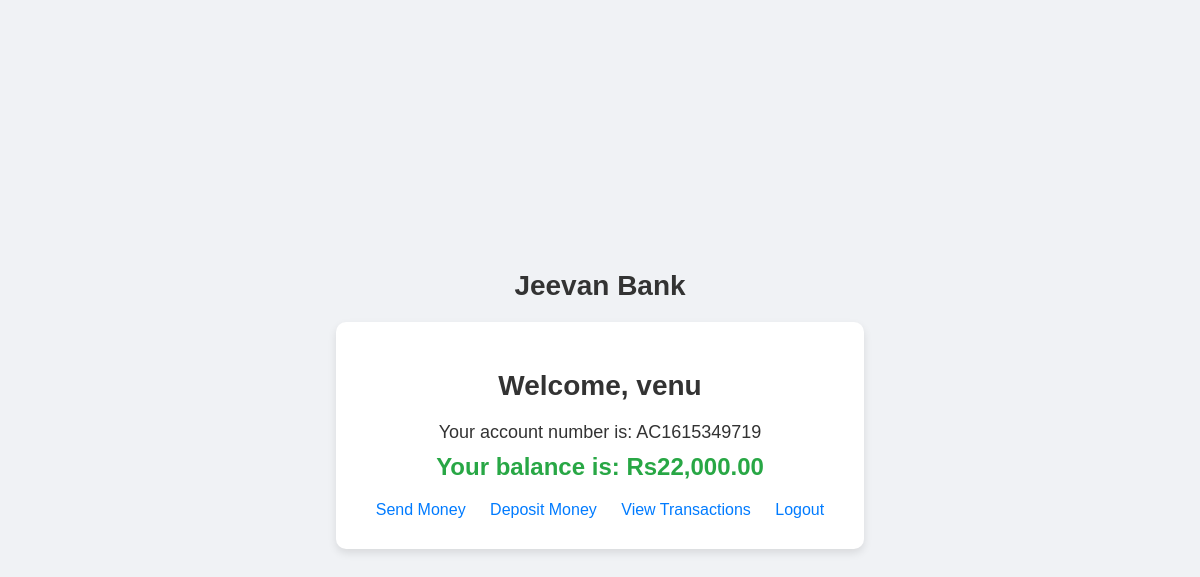
Page /22715A0510/dashboard.php (signed in) on the committed database.
### tables this page shows
CREATE TABLE `users` (
  `id` int(11) NOT NULL,
  `username` varchar(50) NOT NULL,
  `password` varchar(255) NOT NULL,
  `email` varchar(100) NOT NULL,
  `balance` decimal(10,2) DEFAULT 0.00,
  `account_number` varchar(20) NOT NULL
);

### 22715A0510/dashboard.php (the view, shortened to what this page needs)
<?php
require 'config.php';
$user_id = $_SESSION['user_id'];
$stmt = $conn->prepare("SELECT username, balance, account_number FROM users WHERE id = ?");
$stmt->bind_param("i", $user_id);
$stmt->execute();
$stmt->bind_result($username, $balance, $account_number);
?>
<!DOCTYPE html>
<html>
<head>
</head>
<body>
    <h1 class="heading">Jeevan Bank</h1>
    <div class="container">
        <h1>Welcome, <?php echo htmlspecialchars($username); ?></h1>
        <p>Your account number is: <?php echo htmlspecialchars($account_number); ?></p>
        <p class="balance">Your balance is: Rs<?php echo number_format($balance, 2); ?></p>
        <div class="link-group">
            <a href="send_money.php">Send Money</a>
            <a href="deposit_money.php">Deposit Money</a>
            <a href="transactions.php">View Transactions</a>
            <a href="logout.php">Logout</a>
        </div>
    </div>
</body>
</html>

### 22715A0510/dashboard.php (style rules this page uses)
body { font-family: 'Arial', sans-serif; background-color: #f0f2f5; color: #333; margin: 0; padding: 0; display: flex; justify-content: center; align-items: center; height: 100vh; flex-direction:column; background-image:url("https://i.pinimg.com/564x/2d/1f/a3/2d1fa34f5d7db544d50f43e29c9f78d3.jpg"); background-repeat:no-repeat; background-size:cover; }
.container { background: #fff; padding: 30px; border-radius: 10px; box-shadow: 0 4px 8px rgba(0, 0, 0, 0.1); text-align: center; }
h1 { margin-bottom: 20px; font-size: 28px; }
p { font-size: 18px; margin: 10px 0; }
.balance { font-size: 24px; font-weight: bold; color: #28a745; margin-bottom: 20px; }
a { color: #007bff; text-decoration: none; font-size: 16px; margin: 0 10px; }
.link-group { margin-top: 20px; }
.heading { text-align:center; }

### rows in the picture
users: username "venu", account_number "AC1615349719", balance "22,000.00"
